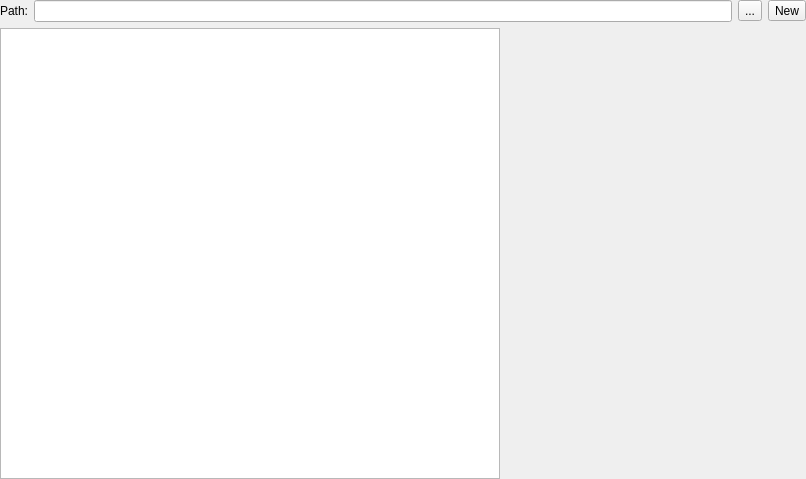
<?xml version="1.0" encoding="UTF-8"?>
<ui version="4.0">
 <class>ColorSettingsWidget</class>
 <widget class="QWidget" name="ColorSettingsWidget">
  <property name="geometry">
   <rect>
    <x>0</x>
    <y>0</y>
    <width>806</width>
    <height>479</height>
   </rect>
  </property>
  <property name="windowTitle">
   <string>Form</string>
  </property>
  <layout class="QGridLayout" name="gridLayout">
   <property name="leftMargin">
    <number>0</number>
   </property>
   <property name="topMargin">
    <number>0</number>
   </property>
   <property name="rightMargin">
    <number>0</number>
   </property>
   <property name="bottomMargin">
    <number>0</number>
   </property>
   <item row="1" column="1">
    <widget class="aadlinterface::ColorHandlerEditor" name="colorHandlerEditor" native="true">
     <property name="minimumSize">
      <size>
       <width>300</width>
       <height>0</height>
      </size>
     </property>
    </widget>
   </item>
   <item row="0" column="0" colspan="2">
    <layout class="QHBoxLayout" name="horizontalLayout">
     <item>
      <widget class="QLabel" name="label">
       <property name="text">
        <string>Path:</string>
       </property>
      </widget>
     </item>
     <item>
      <widget class="QLineEdit" name="lePath">
       <property name="readOnly">
        <bool>true</bool>
       </property>
      </widget>
     </item>
     <item>
      <widget class="QToolButton" name="btnOpen">
       <property name="text">
        <string>...</string>
       </property>
      </widget>
     </item>
     <item>
      <widget class="QToolButton" name="btnCreateNew">
       <property name="text">
        <string>New</string>
       </property>
      </widget>
     </item>
    </layout>
   </item>
   <item row="1" column="0">
    <widget class="QListView" name="listView"/>
   </item>
  </layout>
 </widget>
 <customwidgets>
  <customwidget>
   <class>aadlinterface::ColorHandlerEditor</class>
   <extends>QWidget</extends>
   <header>interface/colors/colorhandlereditor.h</header>
   <container>1</container>
  </customwidget>
 </customwidgets>
 <resources/>
 <connections/>
</ui>
